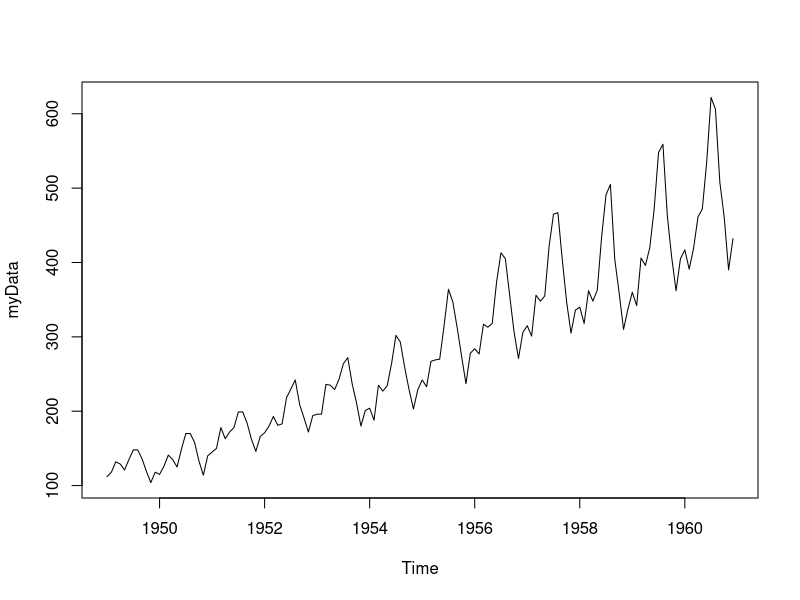
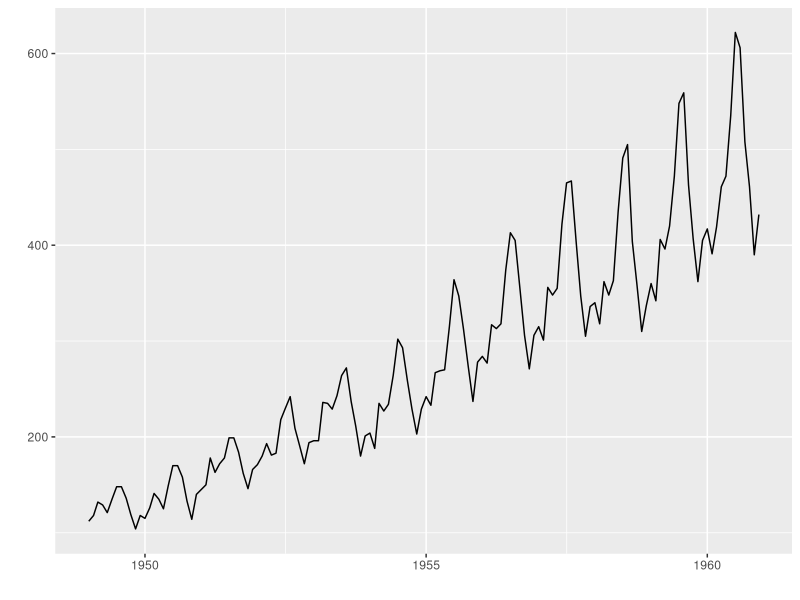
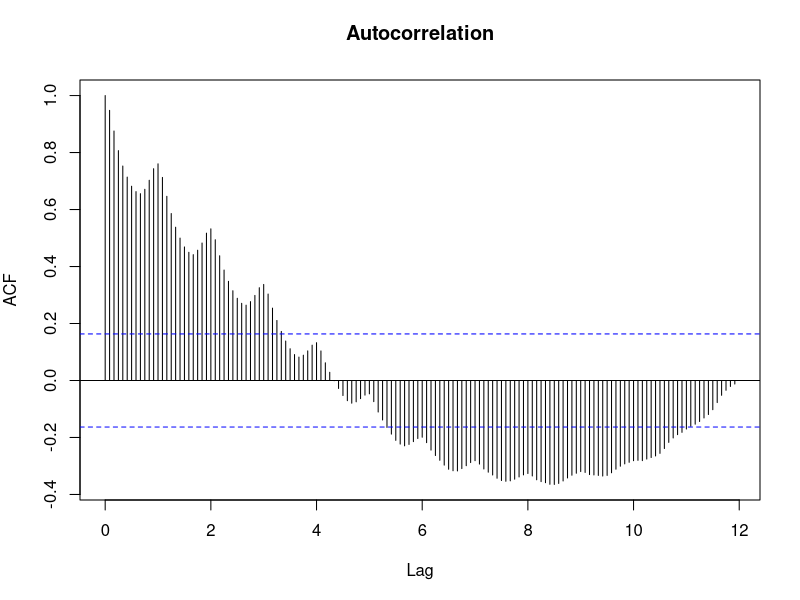
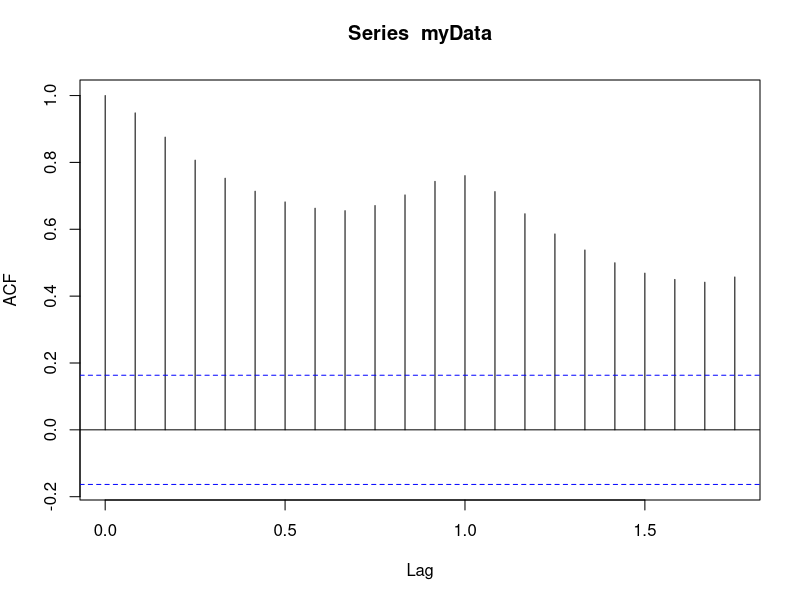
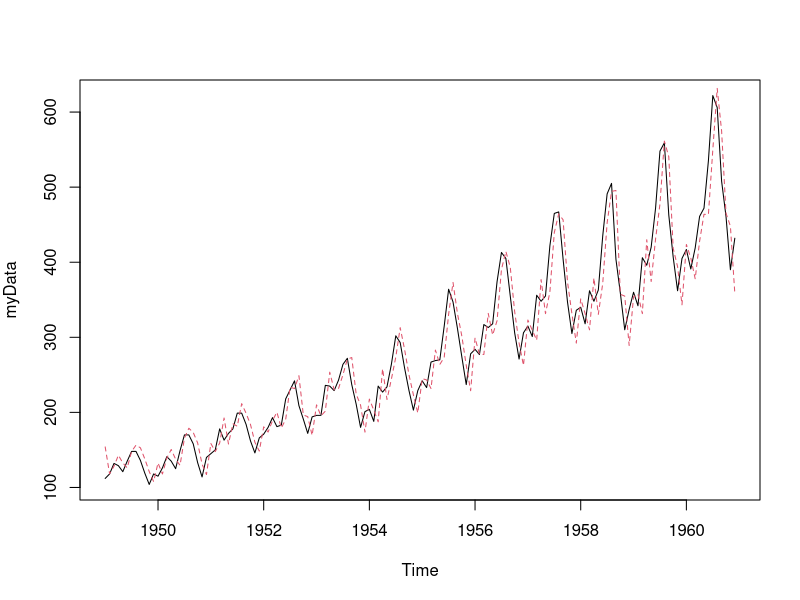
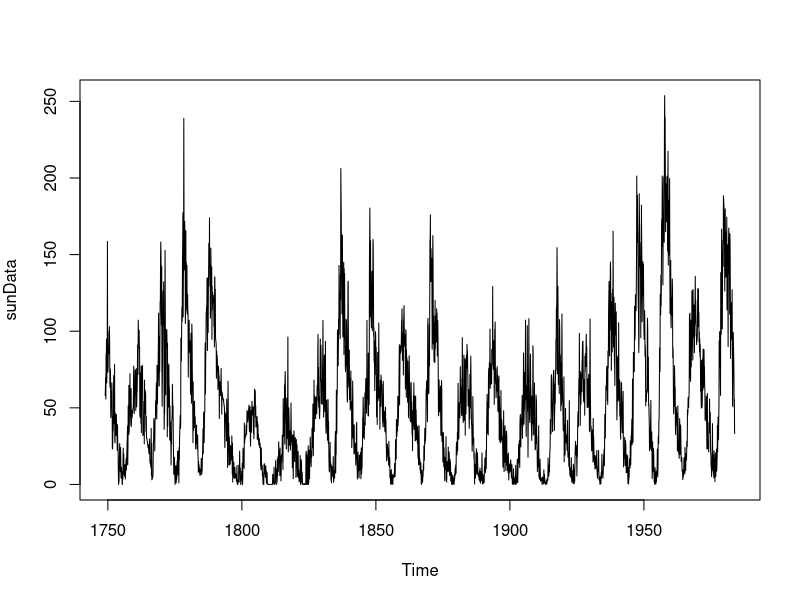
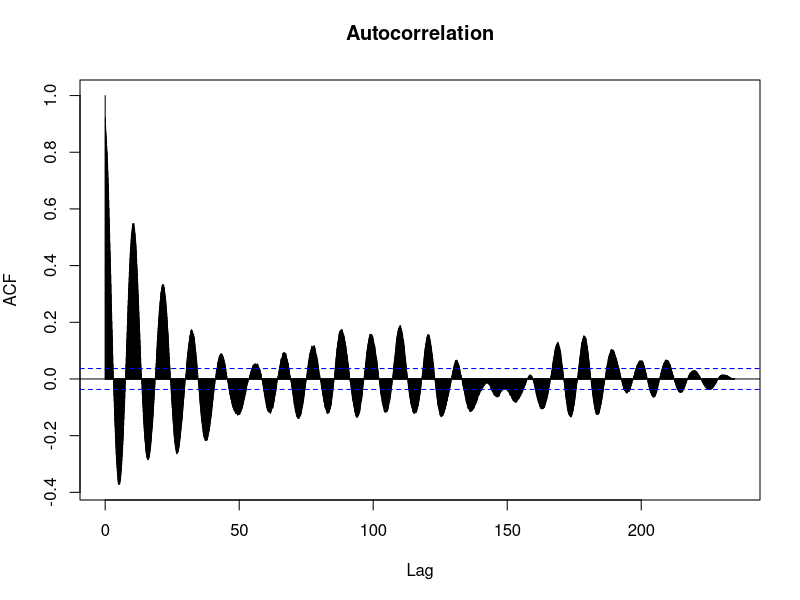
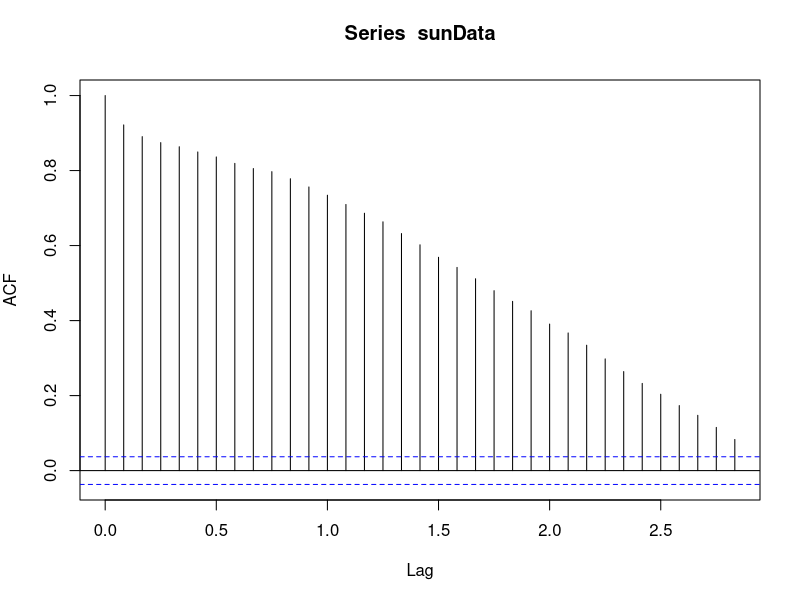

Write R code to recreate these figures, in order.
## ---- chunk 1
# loading packages for question 3
library(ggfortify)
## ---- chunk 2
data("AirPassengers")
myData <- AirPassengers
class(myData) # confirming it is a time-series dataset
myData
## ---- chunk 3
# time series plot
ts.plot(myData) # way 1
autoplot(myData) # way 2
## ---- chunk 4
# acf plot
par(mar=c(5,4,4,2))
acf(myData, main = "Autocorrelation", lag.max = 160)
acf(myData)
## ---- chunk 5
# fitting an ARMA(1, 1) model to the data
ARMA_model <- arima(myData, order = c(1, 0, 1))
print(ARMA_model)
ts.plot(myData)
ARMA_fit <- myData - resid(ARMA_model)
points(ARMA_fit, type = "l", col = 2, lty = 2)
## ---- chunk 6
data("sunspots")
sunData <- sunspots
class(sunData) # confirming it is a time-series dataset
## ---- chunk 7
# time series plot
ts.plot(sunData)
## ---- chunk 8
# acf plot
par(mar=c(5,4,4,2))
acf(sunData, main = "Autocorrelation", lag.max = 10000)
acf(sunData)
## ---- chunk 9
# fitting an ARIMA(0, 1, 1) model to the data
IMA_model <- arima(sunData, order = c(0, 1, 1))
print(IMA_model)
ts.plot(myData)
IMA_fit <- myData - resid(IMA_model)
points(IMA_fit, type = "l", col = 2, lty = 2)
## ---- chunk 10
# fitting an ARIMA(1, 1, 0) model to the data
ARI_model <- arima(sunData, order = c(1, 1, 0))
print(ARI_model)
ts.plot(myData)
ARI_fit <- myData - resid(ARI_model)
points(ARI_fit, type = "l", col = 2, lty = 2)
## ---- chunk 11
# AIC of the two models - the same as what is given in the summary tables for the models
ima_aic = AIC(IMA_model)
ari_aic = AIC(ARI_model)
ima_aic
ari_aic
## ---- chunk 12
# Ljung-Box test
Box.test(IMA_model$residuals, lag = 12 ,type = "Ljung", fitdf = 2)
